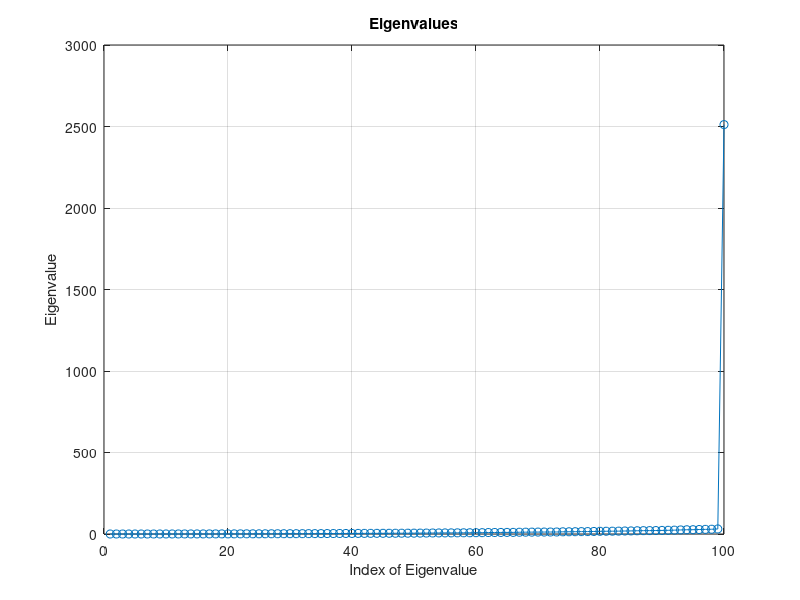
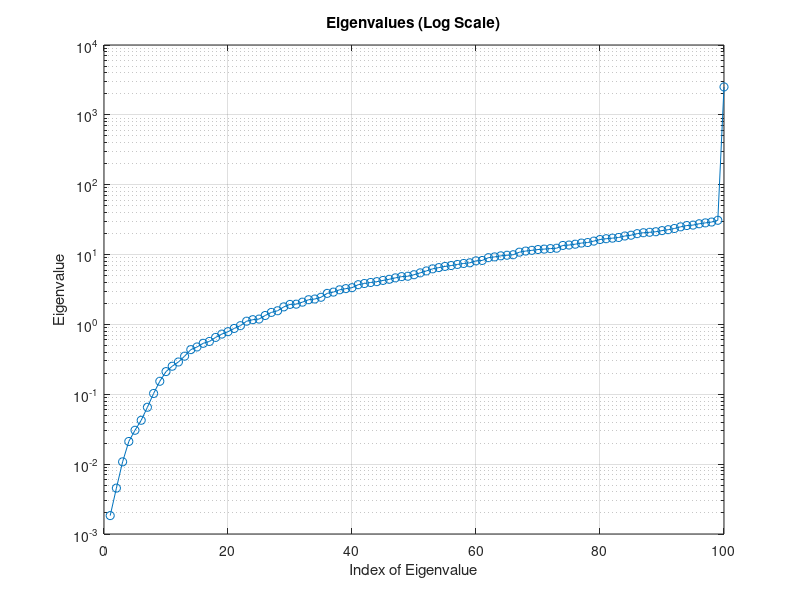

These charts were generated, in order, by the following MATLAB code:
data_A=load("test_data/A_test.mat")

A = data_A.A_test;

eigvals = eig(A) % Compute eigenvalues

% Plot in linear scale
figure;
plot(eigvals, '-o');
xlabel('Index of Eigenvalue');
ylabel('Eigenvalue');
title('Eigenvalues');
grid on;

% Plot in logarithmic scale
figure;
semilogy(eigvals, '-o');
xlabel('Index of Eigenvalue');
ylabel('Eigenvalue');
title('Eigenvalues (Log Scale)');
grid on;

% Compute the condition number
cond_num = cond(A);
fprintf('Condition number of A: %d\n', cond_num);